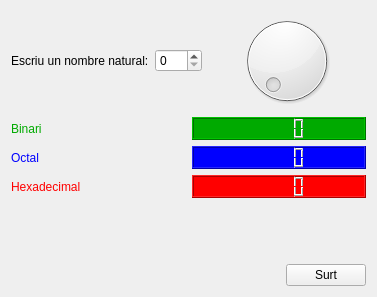
<?xml version="1.0" encoding="UTF-8"?>
<ui version="4.0">
 <class>MyForm</class>
 <widget class="QWidget" name="MyForm">
  <property name="geometry">
   <rect>
    <x>0</x>
    <y>0</y>
    <width>377</width>
    <height>297</height>
   </rect>
  </property>
  <property name="windowTitle">
   <string>Form</string>
  </property>
  <layout class="QVBoxLayout" name="verticalLayout_3">
   <item>
    <layout class="QHBoxLayout" name="horizontalLayout_2">
     <item>
      <layout class="QHBoxLayout" name="horizontalLayout">
       <item>
        <widget class="QLabel" name="label">
         <property name="text">
          <string>Escriu un nombre natural:</string>
         </property>
        </widget>
       </item>
       <item>
        <widget class="QSpinBox" name="spinBox">
         <property name="maximum">
          <number>150</number>
         </property>
        </widget>
       </item>
      </layout>
     </item>
     <item>
      <widget class="QDial" name="dial">
       <property name="maximum">
        <number>150</number>
       </property>
      </widget>
     </item>
    </layout>
   </item>
   <item>
    <layout class="QVBoxLayout" name="verticalLayout">
     <item>
      <layout class="QHBoxLayout" name="horizontalLayout_3">
       <item>
        <widget class="QLabel" name="label_2">
         <property name="styleSheet">
          <string notr="true">color: rgb(0, 170, 0);</string>
         </property>
         <property name="text">
          <string>Binari</string>
         </property>
        </widget>
       </item>
       <item>
        <widget class="QLCDNumber" name="lcdNumber">
         <property name="styleSheet">
          <string notr="true">color: rgb(255, 255, 255);
background-color: rgb(0, 170, 0);</string>
         </property>
        </widget>
       </item>
      </layout>
     </item>
     <item>
      <layout class="QHBoxLayout" name="horizontalLayout_4">
       <item>
        <widget class="QLabel" name="label_3">
         <property name="styleSheet">
          <string notr="true">color: rgb(0, 0, 255);</string>
         </property>
         <property name="text">
          <string>Octal</string>
         </property>
        </widget>
       </item>
       <item>
        <widget class="QLCDNumber" name="lcdNumber_2">
         <property name="styleSheet">
          <string notr="true">background-color: rgb(0, 0, 255);</string>
         </property>
        </widget>
       </item>
      </layout>
     </item>
     <item>
      <layout class="QHBoxLayout" name="horizontalLayout_5">
       <item>
        <widget class="QLabel" name="label_4">
         <property name="styleSheet">
          <string notr="true">color: rgb(255, 0, 0);</string>
         </property>
         <property name="text">
          <string>Hexadecimal</string>
         </property>
        </widget>
       </item>
       <item>
        <widget class="QLCDNumber" name="lcdNumber_3">
         <property name="styleSheet">
          <string notr="true">background-color: rgb(255, 0, 0);</string>
         </property>
        </widget>
       </item>
      </layout>
     </item>
    </layout>
   </item>
   <item>
    <layout class="QHBoxLayout" name="horizontalLayout_6">
     <item>
      <spacer name="horizontalSpacer">
       <property name="orientation">
        <enum>Qt::Horizontal</enum>
       </property>
       <property name="sizeHint" stdset="0">
        <size>
         <width>40</width>
         <height>20</height>
        </size>
       </property>
      </spacer>
     </item>
     <item>
      <layout class="QVBoxLayout" name="verticalLayout_2">
       <item>
        <spacer name="verticalSpacer">
         <property name="orientation">
          <enum>Qt::Vertical</enum>
         </property>
         <property name="sizeHint" stdset="0">
          <size>
           <width>20</width>
           <height>40</height>
          </size>
         </property>
        </spacer>
       </item>
       <item>
        <widget class="QPushButton" name="pushButton">
         <property name="text">
          <string>Surt</string>
         </property>
        </widget>
       </item>
      </layout>
     </item>
    </layout>
   </item>
  </layout>
  <zorder>label</zorder>
  <zorder>spinBox</zorder>
  <zorder>dial</zorder>
  <zorder>label_2</zorder>
  <zorder>label_3</zorder>
  <zorder>label_4</zorder>
  <zorder>lcdNumber</zorder>
  <zorder>lcdNumber_2</zorder>
  <zorder>lcdNumber_3</zorder>
  <zorder>pushButton</zorder>
  <zorder>spinBox</zorder>
  <zorder>horizontalSpacer</zorder>
  <zorder>verticalSpacer</zorder>
 </widget>
 <resources/>
 <connections>
  <connection>
   <sender>dial</sender>
   <signal>valueChanged(int)</signal>
   <receiver>spinBox</receiver>
   <slot>setValue(int)</slot>
   <hints>
    <hint type="sourcelabel">
     <x>316</x>
     <y>36</y>
    </hint>
    <hint type="destinationlabel">
     <x>237</x>
     <y>38</y>
    </hint>
   </hints>
  </connection>
  <connection>
   <sender>dial</sender>
   <signal>valueChanged(int)</signal>
   <receiver>lcdNumber</receiver>
   <slot>display(int)</slot>
   <hints>
    <hint type="sourcelabel">
     <x>319</x>
     <y>71</y>
    </hint>
    <hint type="destinationlabel">
     <x>200</x>
     <y>128</y>
    </hint>
   </hints>
  </connection>
  <connection>
   <sender>dial</sender>
   <signal>valueChanged(int)</signal>
   <receiver>lcdNumber</receiver>
   <slot>setBinMode()</slot>
   <hints>
    <hint type="sourcelabel">
     <x>337</x>
     <y>79</y>
    </hint>
    <hint type="destinationlabel">
     <x>248</x>
     <y>125</y>
    </hint>
   </hints>
  </connection>
  <connection>
   <sender>dial</sender>
   <signal>valueChanged(int)</signal>
   <receiver>lcdNumber_2</receiver>
   <slot>display(int)</slot>
   <hints>
    <hint type="sourcelabel">
     <x>302</x>
     <y>58</y>
    </hint>
    <hint type="destinationlabel">
     <x>244</x>
     <y>159</y>
    </hint>
   </hints>
  </connection>
  <connection>
   <sender>dial</sender>
   <signal>valueChanged(int)</signal>
   <receiver>lcdNumber_2</receiver>
   <slot>setOctMode()</slot>
   <hints>
    <hint type="sourcelabel">
     <x>315</x>
     <y>79</y>
    </hint>
    <hint type="destinationlabel">
     <x>245</x>
     <y>166</y>
    </hint>
   </hints>
  </connection>
  <connection>
   <sender>dial</sender>
   <signal>valueChanged(int)</signal>
   <receiver>lcdNumber_3</receiver>
   <slot>display(int)</slot>
   <hints>
    <hint type="sourcelabel">
     <x>326</x>
     <y>77</y>
    </hint>
    <hint type="destinationlabel">
     <x>242</x>
     <y>189</y>
    </hint>
   </hints>
  </connection>
  <connection>
   <sender>dial</sender>
   <signal>valueChanged(int)</signal>
   <receiver>lcdNumber_3</receiver>
   <slot>setHexMode()</slot>
   <hints>
    <hint type="sourcelabel">
     <x>339</x>
     <y>76</y>
    </hint>
    <hint type="destinationlabel">
     <x>238</x>
     <y>194</y>
    </hint>
   </hints>
  </connection>
  <connection>
   <sender>spinBox</sender>
   <signal>valueChanged(int)</signal>
   <receiver>dial</receiver>
   <slot>setValue(int)</slot>
   <hints>
    <hint type="sourcelabel">
     <x>217</x>
     <y>48</y>
    </hint>
    <hint type="destinationlabel">
     <x>317</x>
     <y>55</y>
    </hint>
   </hints>
  </connection>
  <connection>
   <sender>pushButton</sender>
   <signal>clicked()</signal>
   <receiver>MyForm</receiver>
   <slot>close()</slot>
   <hints>
    <hint type="sourcelabel">
     <x>323</x>
     <y>275</y>
    </hint>
    <hint type="destinationlabel">
     <x>337</x>
     <y>226</y>
    </hint>
   </hints>
  </connection>
 </connections>
</ui>
